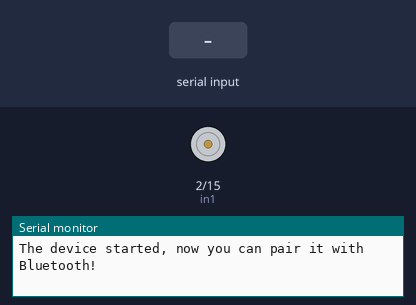
Bench run of a sketch on a simulated ESP32. Parts: motor-driver pin pairs drawn as motors (green arrow = first pin HIGH = forward, orange = second pin HIGH = backward, longer = more drive, scaled by the enable pin), the last lines printed to the serial monitor. The test bench sets the inputs (shaded band). Nothing arrives over Bluetooth unless stated.

Above: at 1.2 s.
1.3 s: "A" received over the second serial link
At 1.8 s:
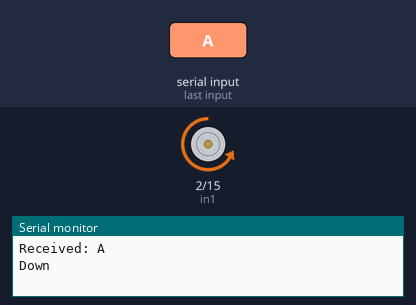
At 2.2 s:
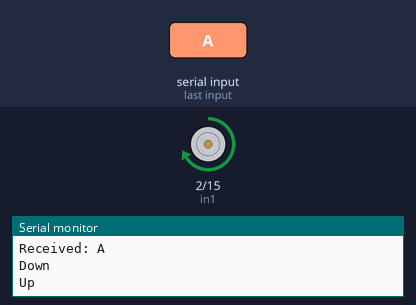
4.1 s: "1" received over the second serial link
Timing chart, 0 to 7.1 s (numbered marks = the images above; inputs shaded):
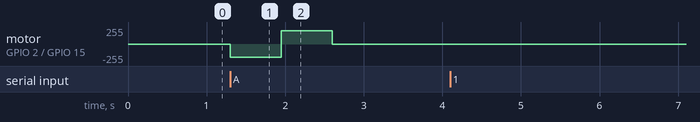

Measured:
- after the input at 1.3 s, motor on GPIO 2 (in1) / GPIO 15 (in2): stopped → backward 200/255 at once, → forward 200/255 0.65 s later, → stopped 0.65 s later

The sketch:

testBluetooth.ino
```cpp
#include <BluetoothSerial.h>

BluetoothSerial SerialBT;

#define SERVICE_UUID "7d016a09-ee69-4a7f-95bd-31e9d7e27387"

const int enA = 4;
const int in1 = 2;
const int in2 = 15;

void Up() {
  digitalWrite(in1, HIGH);
  digitalWrite(in2, LOW);
  analogWrite(enA, 200);
  Serial.println("Up");
}

void Down() {
  digitalWrite(in1, LOW);
  digitalWrite(in2, HIGH);
  analogWrite(enA, 200);
  Serial.println("Down");
}

void Stop() {
  digitalWrite(in1, LOW);
  digitalWrite(in2, LOW);
  Serial.println("Stop");
}

void setup() {
  Serial.begin(115200);
  SerialBT.begin("ESP32_MunchBot");
  Serial.println("The device started, now you can pair it with Bluetooth!");

  pinMode(enA, OUTPUT);
  pinMode(in1, OUTPUT);
  pinMode(in2, OUTPUT);
}

void loop() {
  if (SerialBT.available()) {
    char incomingChar = SerialBT.read();
    if (incomingChar == 'A') {
      Serial.print("Received: ");
      Serial.println(incomingChar);
      dropFood();
    } else {
      Serial.print("Incoming Char not A: ");
      Serial.println(incomingChar);
    }
  }
}

void dropFood() {
  Down();
  delay(650);
  Up();
  delay(650);
  Stop();
}
```
